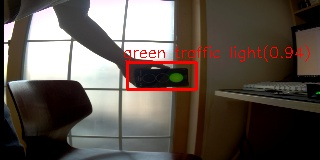
#> input picture traffic_signal_detector/green.jpg, 320 x 160 px
$ python -i traffic_light_detector.py   (imports and definitions only)
#> lines starting #> are read from the running program, lines starting #| are printed output that depends on the picture; after the words box and inside, x2 and y2 are one past the last pixel; in counts of white or black regions, pixels touching at a corner belong together
#> further down, picture is the input picture: shape (160, 320, 3); mean B, G, R 77.7, 84.9, 94.9
import os
import cv2
import numpy as np


RED_MIN = np.array([-10, 100, 100])
RED_MAX = np.array([10, 255, 255])

YELLOW_MIN = np.array([15, 100, 100])
YELLOW_MAX = np.array([40, 255, 255])

GREEN_MIN = np.array([50, 100, 50])
GREEN_MAX = np.array([80, 255, 255])

QUEUE_SIZE = 30

UNKNOWN, RED, YELLOW, GREEN = 0, 1, 2, 3
COLORS_NAME = ["unknown", "red", "yellow", "green"]
COLORS = [(0, 0, 0), (0, 0, 255), (0, 255, 255), (0, 255, 0)]

DEFAULT_HAAR_PATH = os.path.join(os.path.dirname(__file__), "resources", "traffic_light.xml")


# [9 lines left out: function argmax, not called in this run]


class TrafficLightDetector(object):
    def __init__(self, cascade_classifier=DEFAULT_HAAR_PATH):
        self.traffic_cascade = cv2.CascadeClassifier(cascade_classifier)
        self.lights_in_queue = [QUEUE_SIZE, 0, 0, 0] # unknown, red, green, blue
        self.queue = []
        for i in range(QUEUE_SIZE):
            self.queue.append(UNKNOWN)

    # [50 lines left out: functions detect, determine_the_status, not called in this run]

    def classify_light(self, image):
        #cv2.imshow('test', image)

        hsv = cv2.cvtColor(image, cv2.COLOR_BGR2HSV)
#> hsv: shape (160, 320, 3); mean H, S, V 35.1, 97, 96.6

        mask = cv2.inRange(hsv, RED_MIN, RED_MAX)
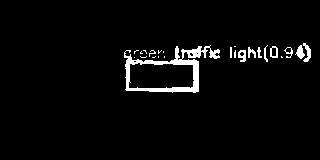
#> mask: shape (160, 320); 3.4% white; 24 white regions (14 under 20 px), largest, box (x1, y1, x2, y2) and area: (124, 45, 220, 93) 1190, (303, 43, 311, 62) 80, (295, 45, 305, 59) 76
        red_cnt = cv2.countNonZero(mask)
#> red_cnt = 1718

        mask = cv2.inRange(hsv, YELLOW_MIN, YELLOW_MAX)
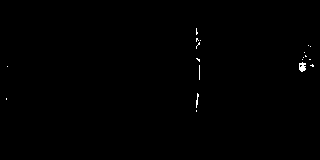
#> mask: shape (160, 320); 0.28% white in thin lines or dots, all inside (x1, y1, x2, y2) = (6, 28, 314, 112)
        yellow_cnt = cv2.countNonZero(mask)
#> yellow_cnt = 145

        mask = cv2.inRange(hsv, GREEN_MIN, GREEN_MAX)
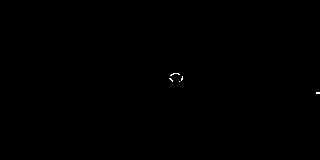
#> mask: shape (160, 320); 0.07% white in thin lines or dots, all inside (x1, y1, x2, y2) = (169, 73, 320, 94)
        green_cnt = cv2.countNonZero(mask)
#> green_cnt = 36

        if red_cnt > yellow_cnt and red_cnt > green_cnt:
            return RED
        if yellow_cnt > red_cnt and yellow_cnt > green_cnt:
            return YELLOW
        if green_cnt > red_cnt and green_cnt > yellow_cnt:
            return GREEN
        return UNKNOWN

>>> import cv2
>>> picture = cv2.imread('green.jpg')
>>> result = TrafficLightDetector().classify_light(picture)
#> result = 1
